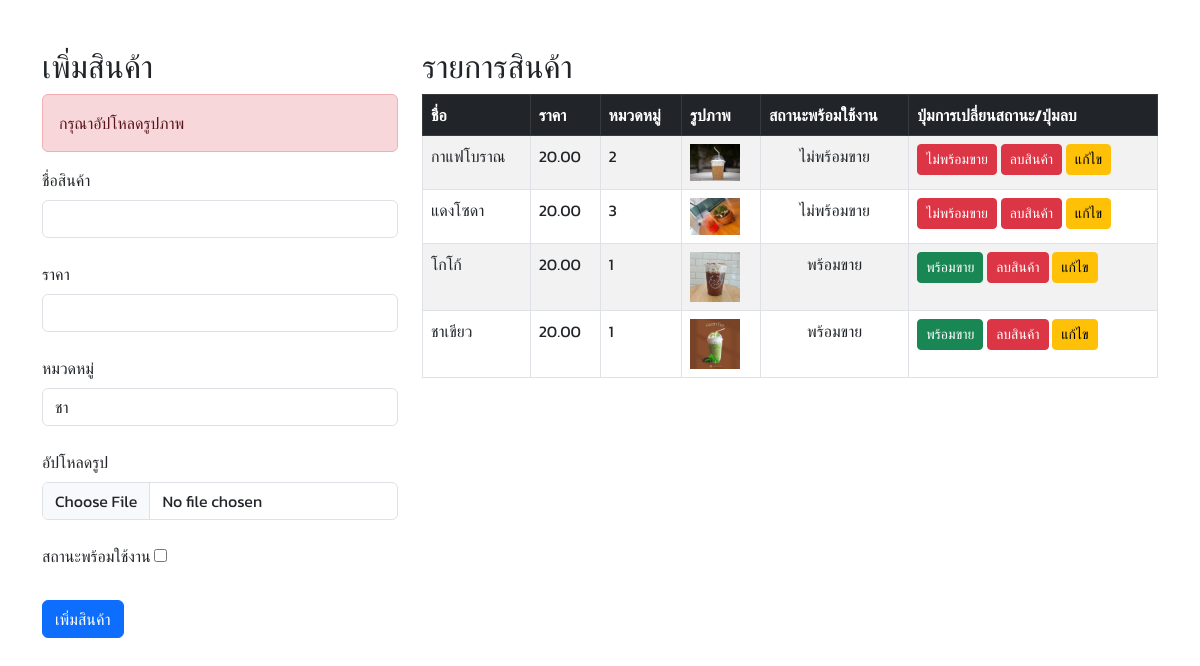
The page /chk_upload.php on the database its author committed.
### tables this page shows
CREATE TABLE `products` (
  `ProductId` int(11) NOT NULL,
  `Name` varchar(50) NOT NULL,
  `Description` varchar(30) DEFAULT NULL,
  `Price` decimal(10,2) NOT NULL,
  `Quantity` int(11) NOT NULL,
  `ImageUrl` varchar(255) DEFAULT NULL,
  `CategoryId` int(11) DEFAULT NULL,
  `IsActive` tinyint(1) DEFAULT 1,
  `CreateDate` timestamp NULL DEFAULT current_timestamp()
);

### chk_upload.php (the view, shortened to what this page needs)
<?php
include 'db_connection.php';
$error_message = '';
if ($_SERVER["REQUEST_METHOD"] == "POST" && isset($_POST['submit'])) {
    $name = $_POST['name'];
    $description =  null;
    $quantity = 0;
    $price = $_POST['price'];
    $categoryId = $_POST['categoryId'];
    $isActive = isset($_POST['isActive']) ? 1 : 0;
    if (isset($_FILES['image']) && $_FILES['image']['error'] == 0) {
        $uploadDir = 'uploads_products/';
        if (!is_dir($uploadDir)) {
            mkdir($uploadDir, 0777, true);
        }
        $fileName = time() . '_' . basename($_FILES['image']['name']);
        $filePath = $uploadDir . $fileName;
        $fileType = strtolower(pathinfo($filePath, PATHINFO_EXTENSION));
        $allowedTypes = ['jpg', 'jpeg', 'png', 'gif'];
        if (in_array($fileType, $allowedTypes)) {
            if (move_uploaded_file($_FILES['image']['tmp_name'], $filePath)) {
        $sql = "INSERT INTO products (Name, Descriptions, Price, Quantity, CategoryId, ImageUrl, IsActive, CreateDate)
            VALUES (?, ?, ?, ?, ?, ?, ?, NOW())";
        $stmt = $conn->prepare($sql);
        $stmt->bind_param("ssdiiss", $name, $description, $price, $quantity, $categoryId, $filePath, $isActive);
        if ($stmt->execute()) {
            $success_message = "เพิ่มสินค้าสำเร็จ!";
            echo "ข้อมูลที่บันทึกลงฐานข้อมูล:<br>";
            echo "ชื่อสินค้า: $name<br>";
            echo "คำอธิบาย: $description<br>";
            echo "ราคา: $price<br>";
            echo "จำนวน: $quantity<br>";
            echo "หมวดหมู่: $categoryId<br>";
            echo "URL รูปภาพ: $filePath<br>";
            echo "สถานะ: " . ($isActive ? 'พร้อมขาย' : 'ไม่พร้อมขาย') . "<br>";
        } else {
            $error_message = "เกิดข้อผิดพลาด: " . $stmt->error;
        }
            } else {
                $error_message = "เกิดข้อผิดพลาด: " . $stmt->error;
            }
            } else {
            $error_message = "ไม่สามารถอัปโหลดรูปภาพได้";
            }
        } else {
            $error_message = "ชนิดไฟล์ไม่ถูกต้อง อนุญาตเฉพาะ JPG, JPEG, PNG และ GIF เท่านั้น";
        }
        } else {
        $error_message = "กรุณาอัปโหลดรูปภาพ";
        }
$product_result = mysqli_query($conn, "SELECT * FROM products ORDER BY CreateDate DESC");
?>
<!DOCTYPE html>
<html lang="en">
<head>
    <link href="https://cdn.jsdelivr.net/npm/bootstrap@5.3.0/dist/css/bootstrap.min.css" rel="stylesheet">
</head>
<body>
<div class="container mt-5">
    <div class="row">
        <div class="col-md-4">
            <h2>เพิ่มสินค้า</h2>
            <?php if (!empty($error_message)): ?>
                <div class="alert alert-danger"><?php echo $error_message; ?></div>
            <?php endif; ?>
            <form method="POST" action="" enctype="multipart/form-data">
                <div class="mb-4">
                    <label for="name" class="form-label">ชื่อสินค้า</label>
                    <input type="text" class="form-control" id="name" name="name" required>
                </div>
                <div class="mb-4">
                    <label for="price" class="form-label">ราคา</label>
                    <input type="number" class="form-control" id="price" name="price" step="0.01" required>
                </div>
                <div class="mb-4">
                    <label for="categoryId" class="form-label">หมวดหมู่</label>
                    <select class="form-control" id="categoryId" name="categoryId">
                        <option value="1">ชา</option>
                    </select>
                </div>
                <div class="mb-4">
                    <label for="image" class="form-label">อัปโหลดรูป</label>
                    <input type="file" class="form-control" id="image" name="image" accept="image/*" required>
                </div>
                <div class="mb-4">
                    <label for="isActive" class="form-label">สถานะพร้อมใช้งาน</label>
                    <input type="checkbox" id="isActive" name="isActive" value="1">
                </div>
                <button type="submit" name="submit" class="btn btn-primary">เพิ่มสินค้า</button>
            </form>
        </div>
        <div class="col-md-8">
            <h2>รายการสินค้า</h2>
            <?php if ($product_result->num_rows > 0): ?>
                <table class="table table-bordered table-striped">
                    <thead class="table-dark">
                        <tr>
                            <th>ชื่อ</th>
                            <th>ราคา</th>
                            <th>หมวดหมู่</th>
                            <th>รูปภาพ</th>
                            <th>สถานะพร้อมใช้งาน</th>
                            <th>ปุ่มการเปลี่ยนสถานะ/ปุ่มลบ</th>
                        </tr>
                    </thead>
                    <tbody>
                        <?php while ($row = $product_result->fetch_assoc()): ?>
                            <tr>
                                <td><?php echo $row['Name']; ?></td>
                                <td><?php echo $row['Price']; ?></td>
                                <td><?php echo $row['CategoryId']; ?></td>
                                <td><img src="<?php echo $row['ImageUrl']; ?>" width="50"></td>
                                <td class="text-center"><?php echo ($row['IsActive'] ? 'พร้อมขาย' : 'ไม่พร้อมขาย'); ?></td>
                                <td>
                                    <form method="POST" action="" style="display:inline;">
                                        <button type="submit" name="toggle_active"
                                            class="btn btn-sm <?php echo ($row['IsActive'] ? 'btn-success' : 'btn-danger'); ?>">
                                            <?php echo ($row['IsActive'] ? 'พร้อมขาย' : 'ไม่พร้อมขาย'); ?>
                                        </button>
                                        <button type="submit" name="delete_product" class="btn btn-danger btn-sm">ลบสินค้า</button>
                                    </form>
                                    <a href="edit_product.php?product_id=<?php echo $row['ProductId']; ?>" class="btn btn-warning btn-sm">แก้ไข</a>
                                </td>
                            </tr>
                        <?php endwhile; ?>
                    </tbody>
                </table>
            <?php else: ?>
                <p>ไม่พบสินค้า</p>
            <?php endif; ?>
        </div>
    </div>
</div>
</body>
</html>

### chk_upload.php (style rules this page uses)
body { font-family: 'Kanit', sans-serif; }

### rows shown on the page
products: Name "กาแฟโบราณ", Price "20.00", CategoryId "2", ImageUrl (picture), IsActive "ไม่พร้อมขาย"
products: Name "แดงโซดา", Price "20.00", CategoryId "3", ImageUrl (picture), IsActive "ไม่พร้อมขาย"
products: Name "โกโก้", Price "20.00", CategoryId "1", ImageUrl (picture), IsActive "พร้อมขาย"
products: Name "ชาเขียว", Price "20.00", CategoryId "1", ImageUrl (picture), IsActive "พร้อมขาย"

### other values the page prints
$error_message "กรุณาอัปโหลดรูปภาพ"
